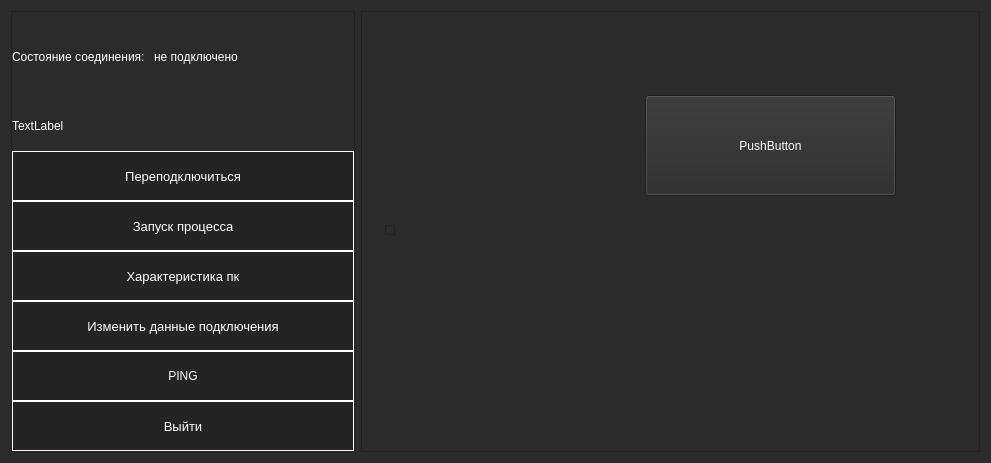
<?xml version="1.0" encoding="UTF-8"?>
<ui version="4.0">
 <class>MainClient</class>
 <widget class="QMainWindow" name="MainClient">
  <property name="geometry">
   <rect>
    <x>0</x>
    <y>0</y>
    <width>991</width>
    <height>463</height>
   </rect>
  </property>
  <property name="sizePolicy">
   <sizepolicy hsizetype="Fixed" vsizetype="Fixed">
    <horstretch>0</horstretch>
    <verstretch>0</verstretch>
   </sizepolicy>
  </property>
  <property name="windowTitle">
   <string>MainClient</string>
  </property>
  <property name="styleSheet">
   <string notr="true">background-color:#2B2B2B; color:#FFF;</string>
  </property>
  <widget class="QWidget" name="centralWidget">
   <layout class="QHBoxLayout" name="horizontalLayout_2">
    <item>
     <widget class="QFrame" name="frame">
      <property name="minimumSize">
       <size>
        <width>250</width>
        <height>0</height>
       </size>
      </property>
      <property name="frameShape">
       <enum>QFrame::StyledPanel</enum>
      </property>
      <property name="frameShadow">
       <enum>QFrame::Raised</enum>
      </property>
      <layout class="QHBoxLayout" name="horizontalLayout_3" stretch="0">
       <property name="spacing">
        <number>0</number>
       </property>
       <property name="sizeConstraint">
        <enum>QLayout::SetDefaultConstraint</enum>
       </property>
       <property name="leftMargin">
        <number>0</number>
       </property>
       <property name="topMargin">
        <number>0</number>
       </property>
       <property name="rightMargin">
        <number>0</number>
       </property>
       <property name="bottomMargin">
        <number>0</number>
       </property>
       <item>
        <layout class="QVBoxLayout" name="verticalLayout" stretch="2,0,2,2,2,2,2,2">
         <property name="spacing">
          <number>0</number>
         </property>
         <item>
          <layout class="QHBoxLayout" name="horizontalLayout">
           <item>
            <widget class="QLabel" name="label">
             <property name="text">
              <string>Состояние соединения: </string>
             </property>
            </widget>
           </item>
           <item>
            <widget class="QLabel" name="status">
             <property name="enabled">
              <bool>true</bool>
             </property>
             <property name="sizePolicy">
              <sizepolicy hsizetype="Preferred" vsizetype="Preferred">
               <horstretch>0</horstretch>
               <verstretch>2</verstretch>
              </sizepolicy>
             </property>
             <property name="minimumSize">
              <size>
               <width>200</width>
               <height>0</height>
              </size>
             </property>
             <property name="text">
              <string>не подключено</string>
             </property>
            </widget>
           </item>
          </layout>
         </item>
         <item>
          <widget class="QLabel" name="label_2">
           <property name="sizePolicy">
            <sizepolicy hsizetype="Preferred" vsizetype="Preferred">
             <horstretch>0</horstretch>
             <verstretch>1</verstretch>
            </sizepolicy>
           </property>
           <property name="minimumSize">
            <size>
             <width>0</width>
             <height>50</height>
            </size>
           </property>
           <property name="text">
            <string>TextLabel</string>
           </property>
          </widget>
         </item>
         <item>
          <widget class="QPushButton" name="reconnectPB">
           <property name="sizePolicy">
            <sizepolicy hsizetype="Minimum" vsizetype="Fixed">
             <horstretch>0</horstretch>
             <verstretch>2</verstretch>
            </sizepolicy>
           </property>
           <property name="minimumSize">
            <size>
             <width>0</width>
             <height>50</height>
            </size>
           </property>
           <property name="font">
            <font>
             <pointsize>10</pointsize>
            </font>
           </property>
           <property name="styleSheet">
            <string notr="true">background-color:#242424;
border-style: solid;
border-color: #FFF;
border-width: 1px;
padding:0px;
margin:0px;</string>
           </property>
           <property name="text">
            <string>Переподключиться</string>
           </property>
           <property name="flat">
            <bool>false</bool>
           </property>
          </widget>
         </item>
         <item>
          <widget class="QPushButton" name="launchPB">
           <property name="sizePolicy">
            <sizepolicy hsizetype="Minimum" vsizetype="Fixed">
             <horstretch>0</horstretch>
             <verstretch>2</verstretch>
            </sizepolicy>
           </property>
           <property name="minimumSize">
            <size>
             <width>0</width>
             <height>50</height>
            </size>
           </property>
           <property name="font">
            <font>
             <pointsize>10</pointsize>
            </font>
           </property>
           <property name="styleSheet">
            <string notr="true">background-color:#242424;
border-style: solid;
border-color: #FFF;
border-width: 1px;
padding:0px;
margin:0px;</string>
           </property>
           <property name="text">
            <string>Запуск процесса</string>
           </property>
           <property name="flat">
            <bool>false</bool>
           </property>
          </widget>
         </item>
         <item>
          <widget class="QPushButton" name="SystemInfoPB">
           <property name="sizePolicy">
            <sizepolicy hsizetype="Minimum" vsizetype="Fixed">
             <horstretch>0</horstretch>
             <verstretch>2</verstretch>
            </sizepolicy>
           </property>
           <property name="minimumSize">
            <size>
             <width>0</width>
             <height>50</height>
            </size>
           </property>
           <property name="font">
            <font>
             <pointsize>10</pointsize>
            </font>
           </property>
           <property name="styleSheet">
            <string notr="true">background-color:#242424;
border-style: solid;
border-color: #FFF;
border-width: 1px;
padding:0px;
margin:0px;</string>
           </property>
           <property name="text">
            <string>Характеристика пк</string>
           </property>
           <property name="flat">
            <bool>false</bool>
           </property>
          </widget>
         </item>
         <item>
          <widget class="QPushButton" name="configPB">
           <property name="sizePolicy">
            <sizepolicy hsizetype="Minimum" vsizetype="Fixed">
             <horstretch>0</horstretch>
             <verstretch>2</verstretch>
            </sizepolicy>
           </property>
           <property name="minimumSize">
            <size>
             <width>0</width>
             <height>50</height>
            </size>
           </property>
           <property name="font">
            <font>
             <pointsize>10</pointsize>
            </font>
           </property>
           <property name="styleSheet">
            <string notr="true">background-color:#242424;
border-style: solid;
border-color: #FFF;
border-width: 1px;
padding:0px;
margin:0px;</string>
           </property>
           <property name="text">
            <string>Изменить данные подключения</string>
           </property>
           <property name="flat">
            <bool>false</bool>
           </property>
          </widget>
         </item>
         <item>
          <widget class="QPushButton" name="ping">
           <property name="sizePolicy">
            <sizepolicy hsizetype="Minimum" vsizetype="Fixed">
             <horstretch>0</horstretch>
             <verstretch>2</verstretch>
            </sizepolicy>
           </property>
           <property name="minimumSize">
            <size>
             <width>0</width>
             <height>50</height>
            </size>
           </property>
           <property name="focusPolicy">
            <enum>Qt::NoFocus</enum>
           </property>
           <property name="styleSheet">
            <string notr="true">background-color:#242424;
border-style: solid;
border-color: #FFF;
border-width: 1px;
padding:0px;
margin:0px;</string>
           </property>
           <property name="text">
            <string>PING</string>
           </property>
           <property name="flat">
            <bool>false</bool>
           </property>
          </widget>
         </item>
         <item>
          <widget class="QPushButton" name="exitPB">
           <property name="sizePolicy">
            <sizepolicy hsizetype="Minimum" vsizetype="Fixed">
             <horstretch>0</horstretch>
             <verstretch>2</verstretch>
            </sizepolicy>
           </property>
           <property name="minimumSize">
            <size>
             <width>0</width>
             <height>50</height>
            </size>
           </property>
           <property name="font">
            <font>
             <pointsize>10</pointsize>
            </font>
           </property>
           <property name="styleSheet">
            <string notr="true">background-color:#242424;
border-style: solid;
border-color: #FFF;
border-width: 1px;
padding:0px;
margin:0px;</string>
           </property>
           <property name="text">
            <string>Выйти</string>
           </property>
           <property name="flat">
            <bool>false</bool>
           </property>
          </widget>
         </item>
        </layout>
       </item>
      </layout>
     </widget>
    </item>
    <item>
     <widget class="QFrame" name="frame_2">
      <property name="frameShape">
       <enum>QFrame::StyledPanel</enum>
      </property>
      <property name="frameShadow">
       <enum>QFrame::Raised</enum>
      </property>
      <layout class="QGridLayout" name="gridLayout">
       <item row="0" column="0" colspan="3">
        <widget class="QWidget" name="widget" native="true"/>
       </item>
       <item row="2" column="0">
        <widget class="QWidget" name="widget_2" native="true"/>
       </item>
       <item row="3" column="2">
        <widget class="QStackedWidget" name="stackedWidget">
         <property name="minimumSize">
          <size>
           <width>250</width>
           <height>320</height>
          </size>
         </property>
         <property name="currentIndex">
          <number>1</number>
         </property>
         <widget class="QWidget" name="page"/>
         <widget class="QWidget" name="page_2">
          <widget class="QPushButton" name="pushButton">
           <property name="geometry">
            <rect>
             <x>260</x>
             <y>60</y>
             <width>251</width>
             <height>101</height>
            </rect>
           </property>
           <property name="text">
            <string>PushButton</string>
           </property>
          </widget>
          <widget class="QListWidget" name="listWidget">
           <property name="geometry">
            <rect>
             <x>0</x>
             <y>190</y>
             <width>10</width>
             <height>10</height>
            </rect>
           </property>
           <property name="sizePolicy">
            <sizepolicy hsizetype="Fixed" vsizetype="Fixed">
             <horstretch>0</horstretch>
             <verstretch>0</verstretch>
            </sizepolicy>
           </property>
          </widget>
         </widget>
        </widget>
       </item>
      </layout>
     </widget>
    </item>
   </layout>
  </widget>
 </widget>
 <layoutdefault spacing="6" margin="11"/>
 <resources/>
 <connections/>
</ui>
